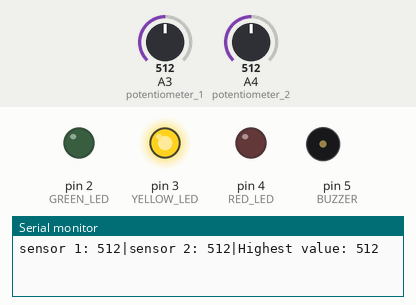
Simulated run of this sketch. Board: Arduino Uno, built with avr-gcc and run on an emulated ATmega328P. On the bench: output pins drawn as LEDs (lit = HIGH), buzzer (waves = sounding, pin HIGH), the last lines printed to the serial monitor. The inputs (shaded band) are chosen by the test bench; at power-on: A3 (potentiometer_1) = 512, A4 (potentiometer_2) = 512. No radio packets arrive unless stated.

Above: at 1.3 s.
1.4 s: A3 (potentiometer_1) set to 794
2.9 s: A3 (potentiometer_1) set to 808
At 5.0 s:
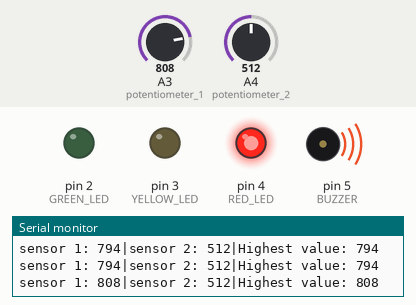
5.3 s: A3 (potentiometer_1) set to 790
At 7.2 s:
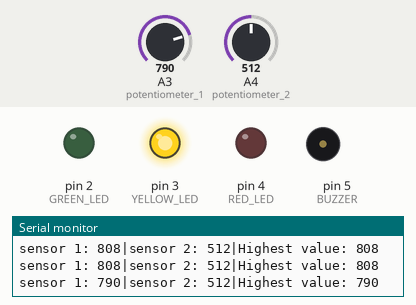
7.5 s: A3 (potentiometer_1) set to 810
At 9.6 s:
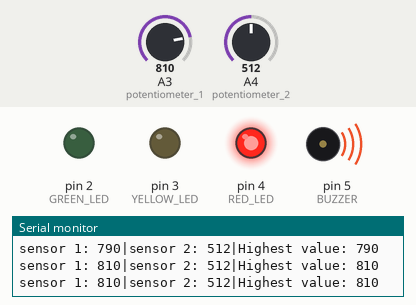
Timing chart, 0 to 10.7 s (numbered marks = the images above; inputs shaded):
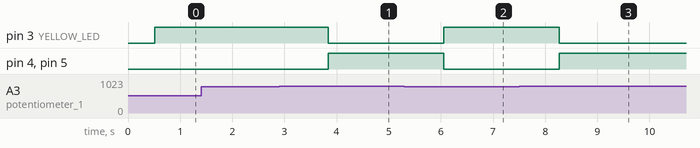

Measured:
- the behaviour switches between 800 and 801 on A3 (potentiometer_1) (found by bisection; images 0 and 1)
- after the input at 2.9 s, pin 3 (YELLOW_LED): HIGH → LOW after 0.94 s; pin 4 (RED_LED), pin 5 (BUZZER): LOW → HIGH after 0.94 s
- after the input at 5.3 s, pin 3 (YELLOW_LED): LOW → HIGH after 0.75 s; pin 4 (RED_LED), pin 5 (BUZZER): HIGH → LOW after 0.75 s
- after the input at 7.5 s, pin 3 (YELLOW_LED): HIGH → LOW after 0.77 s; pin 4 (RED_LED), pin 5 (BUZZER): LOW → HIGH after 0.77 s

The sketch:

FInal_Code_Arduino_Potentiometer.ino
```cpp
//#include <nRF24L01.h>
#include <RF24.h>
#define PIN_CE  7
#define PIN_CSN 8

int rawData;

uint8_t pipeNumber;
uint8_t payloadSize;

const uint64_t pipeNum = 0x7878787879; //ADDRESS

RF24 radio(PIN_CE, PIN_CSN);

void setup()
{

//  pinMode(A1, INPUT); //SENSOR 1
//  pinMode(A2, INPUT); //SENSOR 2

  pinMode(A3, INPUT); //potentiometer 1
  pinMode(A4, INPUT); //potentiometer 2

  pinMode(2, OUTPUT); //GREEN LED
  pinMode(3, OUTPUT); //YELLOW LED
  pinMode(4, OUTPUT); //RED LED
  pinMode(5, OUTPUT); //BUZZER

  Serial.begin(9600);

  //RF transceiver settings
  radio.begin();
  radio.setChannel(5);
  radio.setDataRate (RF24_1MBPS);
  radio.setPALevel(RF24_PA_HIGH);
  radio.enableDynamicPayloads();
  radio.startListening();
  radio.openWritingPipe(pipeNum);

}

void loop()
{
  //********===SENSOR 1 & DATA ACQUISITION AND CONVERSION===********//

//  int sensorValue = analogRead(A1); //sensor 1
  int sensorValue = analogRead(A3); //potentiometer 1
  //double voltage1 = sensorValue * (5.0 / 1023.0);

  char cstr[8];
  int final1 = itoa(sensorValue, cstr, 10);

  //********===SENSOR 2 & DATA ACQUISITION AND CONVERSION===********//

//  int sensorValue2 = analogRead(A2); //sensor 2
  int sensorValue2 = analogRead(A4); //potentiometer 2
  //double voltage1 = sensorValue2 * (5.0 / 1023.0);

  char cstr2[8];
  int final2 = itoa(sensorValue2, cstr2, 10);

  //********===Data Compilation===********//

  const char text[] = "Hello World";
  radio.write(&text, sizeof(text));

//  int data[] = {343, 141};
//
//
//  //********===VERIFICATION & DATA TRANSMISSION===********//
//
// radio.write(data, sizeof(data));

 delay(505);

 //********===alarm system===********//

//  int rawData1 = analogRead(A1); //sensor 1
//  int rawData2 = analogRead(A2); //sensor 2
  int rawData1 = analogRead(A3); //potentiometer 1
  int rawData2 = analogRead(A4); //potentiometer 2

  if(rawData1 > rawData2) //A comparator that compares and would pick the highest value
  {
    rawData = rawData1;
  }

  else if(rawData1 < rawData2)
  {
    rawData = rawData2;
  }

  else if(rawData1 = rawData2)
  {
    rawData = rawData1;
  }
  else
  {

  }
  //================================//

  if(rawData <= 300)
  {
    digitalWrite(2, HIGH);
    digitalWrite(3, LOW);
    digitalWrite(4, LOW);
    digitalWrite(5, LOW);
    delay(100);
  }

  else if(rawData > 300 && rawData <= 800)
  {
    digitalWrite(2, LOW);
    digitalWrite(3, HIGH);
    digitalWrite(4, LOW);
    digitalWrite(5, LOW);
    delay(100);
  }

  else if(rawData > 800)
  {
    digitalWrite(2, LOW);
    digitalWrite(3, LOW);
    digitalWrite(4, HIGH);
    digitalWrite(5, HIGH);
    delay(100);
  }

  else
  {
    digitalWrite(2, LOW);
    digitalWrite(3, LOW);
    digitalWrite(4, LOW);
    digitalWrite(5, LOW);
    delay(100);
  }

  Serial.print("sensor 1: ");   //uncomment this to verify data
  Serial.print(rawData1);
  Serial.print("|");
  Serial.print("sensor 2: ");
  Serial.print(rawData2);
  Serial.print("|");
  Serial.print("Highest value: ");
  Serial.println(rawData);
//
  delay(500); // Wait for 500 millisecond(s)
}
```
